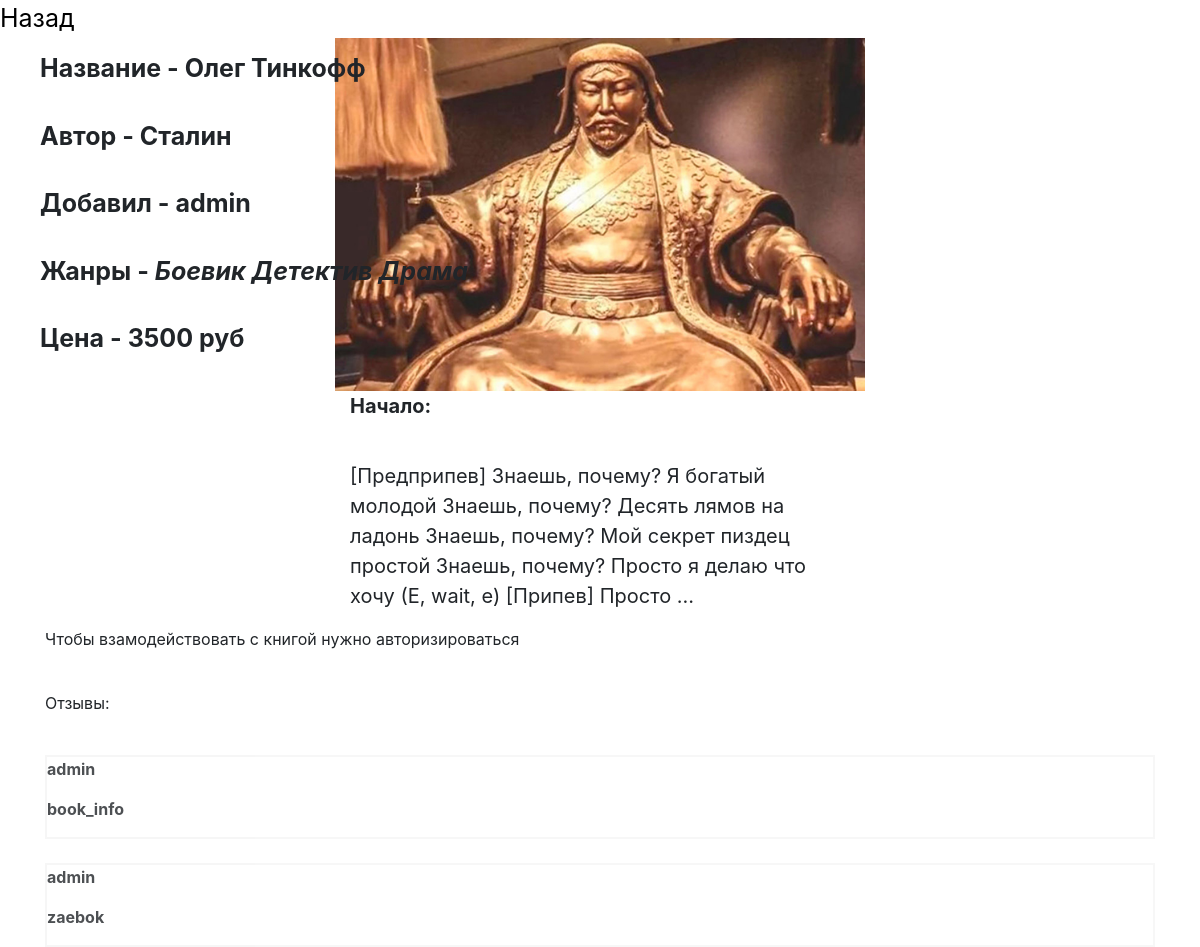
/book/5, run on the app's committed database.
### bookapp/models.py (models this page shows, shortened)
class BookModel(models.Model):
    title = models.CharField(max_length=100, verbose_name='Название')
    creator = models.CharField(max_length=100, verbose_name='creator', null=True)
    author = models.CharField(max_length=100, verbose_name='автор')
    contentbook = models.TextField(verbose_name='Содержание')
    picture = models.ImageField(upload_to='images/', verbose_name='Обложка')
    price = models.IntegerField(null=True, verbose_name='Цена')     # Лучше использовать DecimalField
    likes = models.ManyToManyField(User, related_name='book_post', verbose_name='лайкнули')
    genres = models.ManyToManyField(Genre, verbose_name='жанры')
    def total_likes(self):
        return self.likes.count()
    class Meta:
        ordering = ('title',)
        verbose_name = 'Книга'
        verbose_name_plural = 'Книги'

class Genre(models.Model):
    name = models.CharField('Имя', max_length=100)
    slug = models.SlugField(max_length=100, unique=True, null=True)
    class Meta:
        ordering = ('name',)
        verbose_name = "Жанр"
        verbose_name_plural = "Жанры"

class Reviews(models.Model):
    text = models.TextField('Отзыв', max_length=3400)
    parent = models.ForeignKey('self', verbose_name='Родитель', on_delete=models.SET_NULL, null=True, blank=True)
    book = models.ForeignKey(BookModel, verbose_name='книга', on_delete=models.CASCADE)
    user = models.ForeignKey(User, on_delete=models.CASCADE, blank=True, null=True)
    class Meta:
        verbose_name = 'Отзыв'
        verbose_name_plural = 'Отзывы'

### bookapp/views.py (the view)
# urls.py: path('book/<int:id>', MoreInfoView.as_view(), name='more_info'),
class MoreInfoView(View):
    def get(self, request, id):
        book_cart = get_object_or_404(BookModel, id=id)
        book_info = BookModel.objects.filter(id=id).first()
        cart_book_form = CardAddBookForm()
        stuff = get_object_or_404(BookModel, id=self.kwargs['id'])
        total_likes = stuff.total_likes()
        return render(request, 'bookapp/more_info.html', context={
            'id': id,
            'book_info': book_info,
            'book': BookModel.objects.all(),
            'total_likes': total_likes,
            'book_cart': book_cart,
            'cart_book_form': cart_book_form
        })

### cart/context_processors.py (called while the page is built)
def cart(request):
    return {'cart': Cart(request)}

### bookapp/templates/bookapp/more_info.html (shortened to what this page needs)
{% extends 'bookapp/base.html' %}
{% load static %}
{% load crispy_forms_tags %}
{% block content %}
<link rel="stylesheet" href="{% static 'bookapp/additional_info.css' %}">
<body style="background-color: white; position: relative">
    <a href="{% url 'allbook' %}" style="color: black; font-size: 25px;">Назад</a>
    <main class="container">
        <p class="image_more"><img style="width: 530px; height: auto" src="{{ book_info.picture.url }}"  alt=""></p>
        <strong><p class="content">Начало:</p><br></strong>
        <p class="content">{{ book_info.contentbook|truncatewords:30 }}</p>
        <ul id="list_css" class="text-wrap">
            <li>Название - {{ book_info.title }}</li>
            <li>Автор - {{ book_info.author }}</li>
            <li>Добавил - {{ book_info.creator }}</li>
            <li>Жанры -
                {% for genre in book_info.genres.all %}
                    <i>{{ genre.name }}</i>
                {% endfor %}</li>
            <li>Цена - {{ book_info.price }} руб</li>
        </ul>
        {% if not request.user.is_authenticated %}
            <p> Чтобы взамодействовать с книгой нужно авторизироваться </p>
                      {% endif %}<br>
            <p>Отзывы:</p>
            {% for review in book_info.reviews_set.all %} <br>
            <div id="review">
                <p style="font-weight: bold">{{ review.user }}</p>
                <p style="font-weight: bold">{{ review.text }}</p>
            </div>
            {% endfor %}
    </main>
</body>
{% endblock %}

### bookapp/static/bookapp/additional_info.css (style rules this page uses)
#list_css { text-align: left; font-size: 25px; z-index: 1; list-style-type: none; font-weight: bold; position: absolute; top: 35px; left: 0; }
li { padding: 15px; padding-left: 0; }
.content { margin-left: auto; margin-right: auto; width: 500px; font-size: 20px; }
.image_more { text-align: center; margin: 0; z-index: 0; padding: 0; transition: all .3s ease; }
#review { border: 2px whitesmoke solid; opacity: 0.8; }

### data on the page
BookModel: picture (picture), contentbook "[Предприпев] Знаешь, почему? Я богатый молодой Знаешь, почему? Десять лямов на ладонь Знаешь, почему? Мой секрет пиздец простой Знаешь, почему? Просто я делаю что хочу (Е, wait, е) [Припев] Просто …", title "Олег Тинкофф", author "Сталин", creator "admin", price "3500"
Genre: name "Боевик"
Genre: name "Детектив"
Genre: name "Драма"
Reviews: user "admin", text "book_info"
Reviews: user "admin", text "zaebok"
